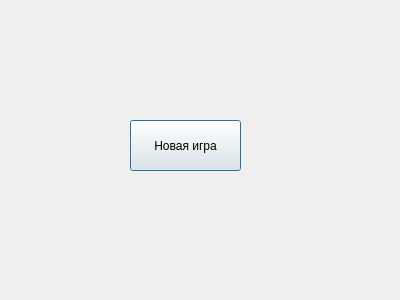
<?xml version="1.0" encoding="UTF-8"?>
<ui version="4.0">
 <class>DialogStart</class>
 <widget class="QDialog" name="DialogStart">
  <property name="geometry">
   <rect>
    <x>0</x>
    <y>0</y>
    <width>400</width>
    <height>300</height>
   </rect>
  </property>
  <property name="windowTitle">
   <string>Dialog</string>
  </property>
  <widget class="QPushButton" name="pushButton">
   <property name="geometry">
    <rect>
     <x>130</x>
     <y>120</y>
     <width>111</width>
     <height>51</height>
    </rect>
   </property>
   <property name="text">
    <string>Новая игра</string>
   </property>
  </widget>
 </widget>
 <resources/>
 <connections/>
</ui>
